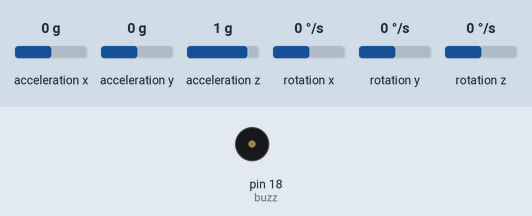
Bench run of a program on a simulated MicroPython board. On the bench: buzzer (waves = sounding, pin HIGH). The inputs (shaded band) are chosen by the test bench; at power-on: acceleration x 0 g, acceleration y 0 g, acceleration z 1 g, rotation x 0 °/s, rotation y 0 °/s, rotation z 0 °/s. Files the program writes start out absent; library files of the repository ran but are not shown: lsm6ds3.py; what the program prints to the serial console is not drawn. At 71.3 s the program stops and its outputs stay as they are.

Above: at 3.55 s.
Timing chart, 0 to 6.5 s (numbered marks = the images above):
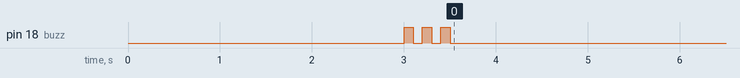

Measured:
- by itself, pin 18 (buzz): HIGH → LOW at 3.1 s, → HIGH 0.10 s later, → LOW 0.10 s later, → HIGH 0.10 s later, … (11 changes in this stretch)

The program:

data_collector.py
```python
from machine import I2C, Pin
from lsm6ds3 import LSM6DS3, NORMAL_MODE_104HZ
import time

def buzz_beep():
    buzz = Pin(18, Pin.OUT)
    i=0
    while i<5:
        print(i)
        if buzz.value()==0:
            buzz.value(1)
            time.sleep(0.1)
        else:
            buzz.value(0)
            time.sleep(0.1)
        i=i+1
    buzz.value(0)

# Create the I2C instance and pass that to LSM6DS3
i2c = I2C(0, scl=17, sda=16)
sensor = LSM6DS3(i2c, mode=NORMAL_MODE_104HZ)

time.sleep(3)
buzz_beep()

#print("ax, ay, az, gx, gy, gz")
timestamp = 0
csv_file = open("data.csv", 'a')
csv_file.write("timestamp, ax, ay, az, gx, gy, gz\n")
# Grab and print the current readings once per second
while True:

    ax, ay, az, gx, gy, gz = sensor.get_readings()
    print("{}, {}, {}, {}, {}, {}, {}".format(timestamp, ax, ay, az, gx, gy, gz))
    csv_file.write(f"{timestamp}, {ax}, {ay}, {az}, {gx}, {gy}, {gz}\n")
    timestamp = timestamp + 10
    time.sleep(0.01)
    if timestamp == 60000:
        break
csv_file.close()
buzz_beep()
```
